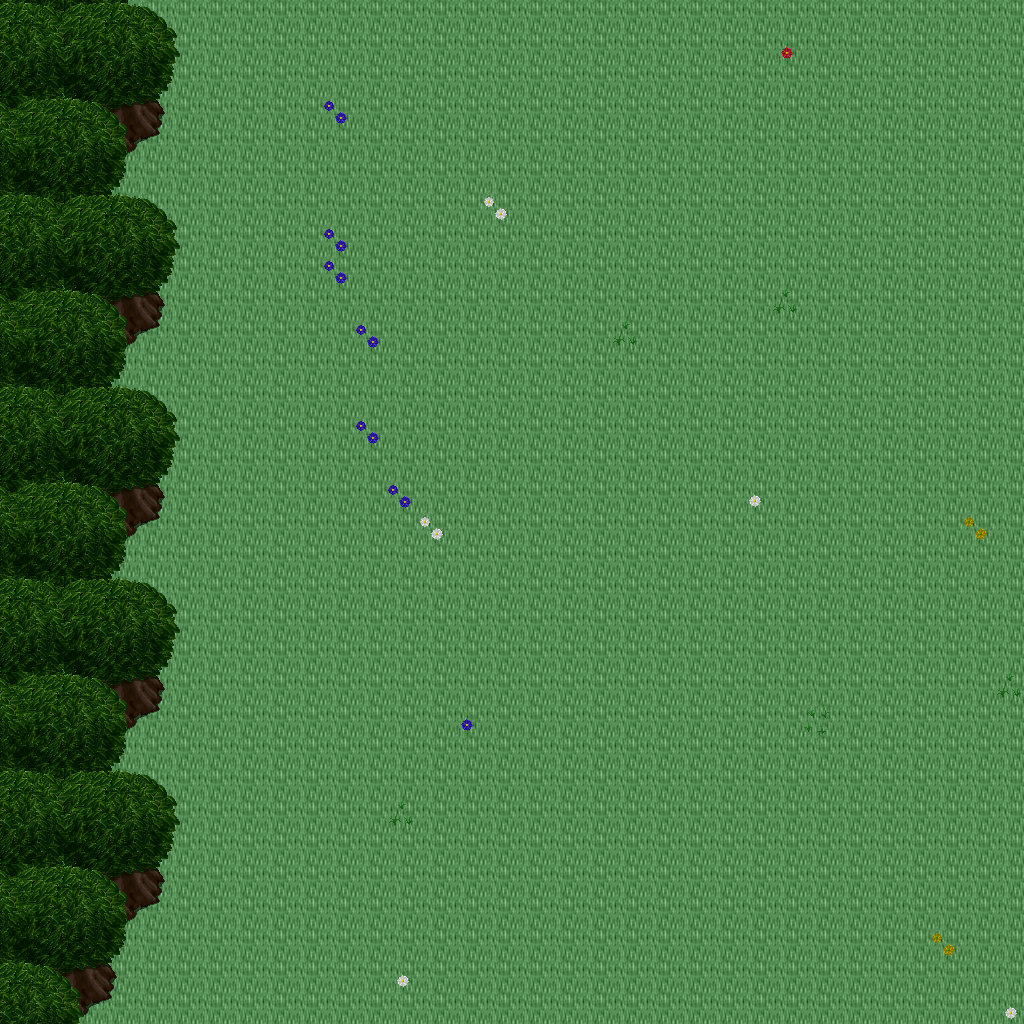

The image is a tile-based game level rendered from a .tmx file. Its description and source (layers, tilesets, objects; grid data summarised) follow:
An orthogonal 32x32 tile map with 32x32 px tiles, 5 tile layers (Ground, Objects, Objects2, Above, ...), 1 hidden layer not drawn, 14 tilesets.

<map version="1.10" tiledversion="1.11.0" orientation="orthogonal" renderorder="right-down" width="32" height="32" tilewidth="32" tileheight="32" infinite="0" nextlayerid="11" nextobjectid="1">
 <tileset firstgid="1" name="ground_ground" tilewidth="32" tileheight="32" tilecount="33" columns="3">
  <image source="../drawable/ground_ground.png" width="96" height="352" />
 </tileset>
 <tileset firstgid="34" name="plant_flower_daisy_white" tilewidth="32" tileheight="32" tilecount="8" columns="2">
  <image source="../drawable/plant_flower_daisy_white.png" width="64" height="128" />
 </tileset>
 <tileset firstgid="42" name="plant_flower_daisy_yellow" tilewidth="32" tileheight="32" tilecount="8" columns="2">
  <image source="../drawable/plant_flower_daisy_yellow.png" width="64" height="128" />
 </tileset>
 <tileset firstgid="50" name="plant_flower_daisy_blue" tilewidth="32" tileheight="32" tilecount="8" columns="2">
  <image source="../drawable/plant_flower_daisy_blue.png" width="64" height="128" />
 </tileset>
 <tileset firstgid="58" name="plant_grasses" tilewidth="32" tileheight="32" tilecount="6" columns="3">
  <image source="../drawable/plant_grasses.png" width="96" height="64" />
 </tileset>
 <tileset firstgid="64" name="plant_flower_daisy_red" tilewidth="32" tileheight="32" tilecount="8" columns="2">
  <image source="../drawable/plant_flower_daisy_red.png" width="64" height="128" />
 </tileset>
 <tileset firstgid="72" name="plant_tree_tree_darkgreen" tilewidth="32" tileheight="32" tilecount="88" columns="8">
  <image source="../drawable/plant_tree_tree_darkgreen.png" width="256" height="352" />
 </tileset>
 <tileset firstgid="160" name="logic_creature_elf" tilewidth="32" tileheight="32" tilecount="16" columns="8">
  <image source="../drawable/logic_creature_elf.png" width="256" height="64" />
 </tileset>
 <tileset firstgid="176" name="logic_creature_animal" tilewidth="32" tileheight="32" tilecount="32" columns="8">
  <image source="../drawable/logic_creature_animal.png" width="256" height="128" />
 </tileset>
 <tileset firstgid="208" name="logic_collision" tilewidth="32" tileheight="32" tilecount="1" columns="1">
  <image source="../drawable/logic_collision.png" width="32" height="32" />
 </tileset>
 <tileset firstgid="209" name="logic_creature_ent" tilewidth="32" tileheight="32" tilecount="4" columns="4">
  <image source="../drawable/logic_creature_ent.png" width="128" height="32" />
 </tileset>
 <tileset firstgid="213" name="logic_creature_human_evil" tilewidth="32" tileheight="32" tilecount="16" columns="8">
  <image source="../drawable/logic_creature_human_evil.png" width="256" height="64" />
 </tileset>
 <tileset firstgid="229" name="ground_green_paving" tilewidth="32" tileheight="32" tilecount="18" columns="3">
  <image source="../drawable/ground_green_paving.png" width="96" height="192" />
 </tileset>
 <tileset firstgid="247" name="logic_protection" tilewidth="32" tileheight="32" tilecount="2" columns="2">
  <image source="../drawable/logic_protection.png" width="64" height="32" />
 </tileset>
 <layer id="1" name="Ground" width="32" height="32">
  <data>[1024 cells, 1024 non-empty, 1 distinct tile ids]</data>
 </layer>
 <layer id="2" name="Objects" width="32" height="32">
  <data>[1024 cells, 20 non-empty, 8 distinct tile ids]</data>
 </layer>
 <layer id="3" name="Objects2" width="32" height="32">
  <data>[1024 cells, 67 non-empty, 15 distinct tile ids]</data>
 </layer>
 <layer id="4" name="Above" width="32" height="32">
  <data>[1024 cells, 156 non-empty, 28 distinct tile ids]</data>
 </layer>
 <layer id="5" name="Above2" width="32" height="32">
  <data>[1024 cells, 0 non-empty, 0 distinct tile ids]</data>
 </layer>
 <layer id="6" name="Walkable" width="32" height="32" visible="0">
  <data>[1024 cells, 142 non-empty, 1 distinct tile ids]</data>
 </layer>
 <objectgroup id="7" name="Mapevents" />
 <objectgroup id="8" name="Spawn" />
 <objectgroup id="9" name="Keys" />
 <objectgroup id="10" name="Replace" />
</map>
